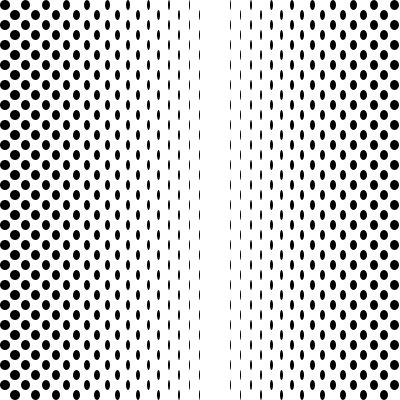
Frame 1 (no input)
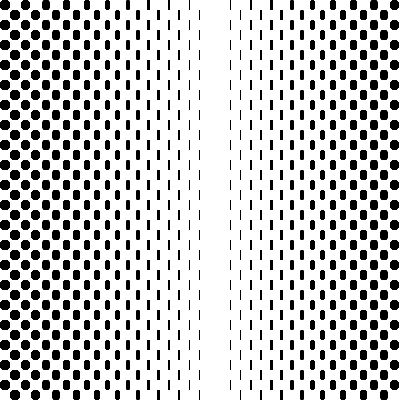
Frame 60 (the mouse pressed at the canvas centre just before this capture)
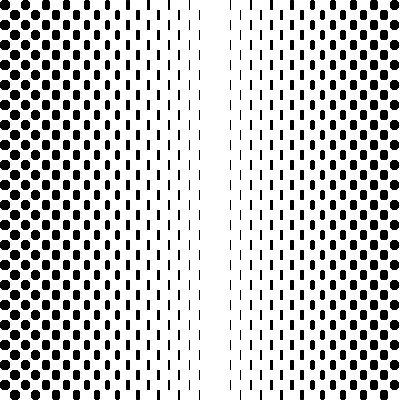
Frame 120 (the mouse held since frame 60 and released just before this capture)

The Processing sketch that drew these frames (run headless with seeded random() and noise(); from frame 60 on, the mouse is pressed at the canvas centre):

// Processing sketch: processing_9868
// ── processing_9868.pde

void setup ()
{
  size (400, 400);
  background (255);
  fill(0);
  noStroke();



}
void draw ()
{
  smooth();
  ellipseMode (CORNER);

  for ( int ii = 0; ii < 20; ii++ )
  {
    pushMatrix();                  // hier musst auch gemacht werden 
    translate( 0, ii*20  );        // hier wird das muster der drin ist vertikal kopiert.
    
    int a= 10;  
    pushMatrix();                  // push und pop damit die koordinaten dazu adiert und versetzt werden
    for ( int i = 0 ; i <20; i++ )
    {
      ellipse (0+i,0,a-i,a);
      ellipse (a+i,a,a-i,a);

      translate ( a*2,0);
    }
    popMatrix();
  popMatrix();
  }
}
